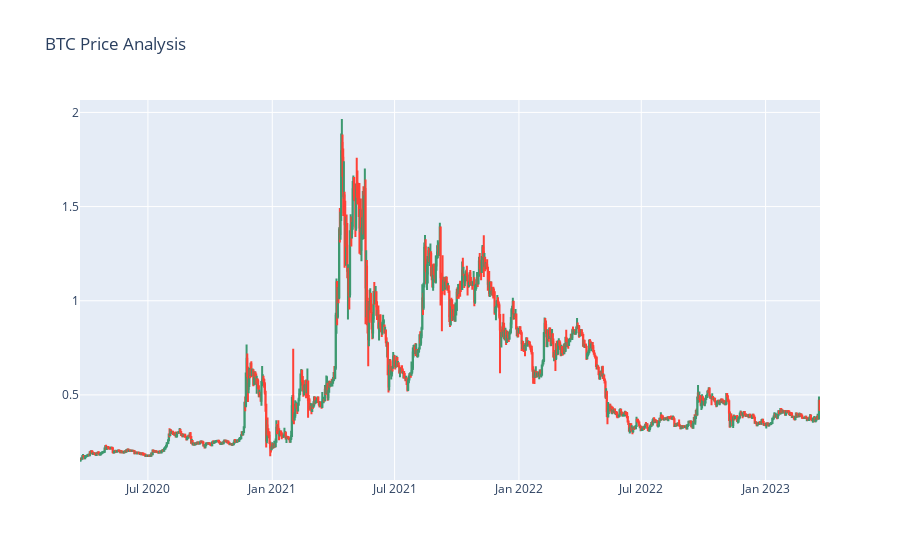

Notebook source saved alongside this figure:
### Code cell
import plotly.graph_objects as go
figure = go.Figure(data=[go.Candlestick(x=data["Date"],
                                        open=data["Open"], 
                                        high=data["High"],
                                        low=data["Low"], 
                                        close=data["Close"])])
figure.update_layout(title = "BTC Price Analysis", 
                     xaxis_rangeslider_visible=False)
figure.show()

### Figure 1 — Plotly figure (JSON) as saved in the notebook; plotly's stock layout.template omitted (floating-point values rounded to 4 significant figures; data arrays with more than 128 entries replaced by an {"elided": "..."} marker saying what was removed)
{"data": [{"close": {"elided": "1095 float values"}, "high": {"elided": "1095 float values"}, "low": {"elided": "1095 float values"}, "open": {"elided": "1095 float values"}, "type": "candlestick", "x": {"elided": "1095 str values"}}], "layout": {"title": {"text": "BTC Price Analysis"}, "xaxis": {"rangeslider": {"visible": false}}}}
